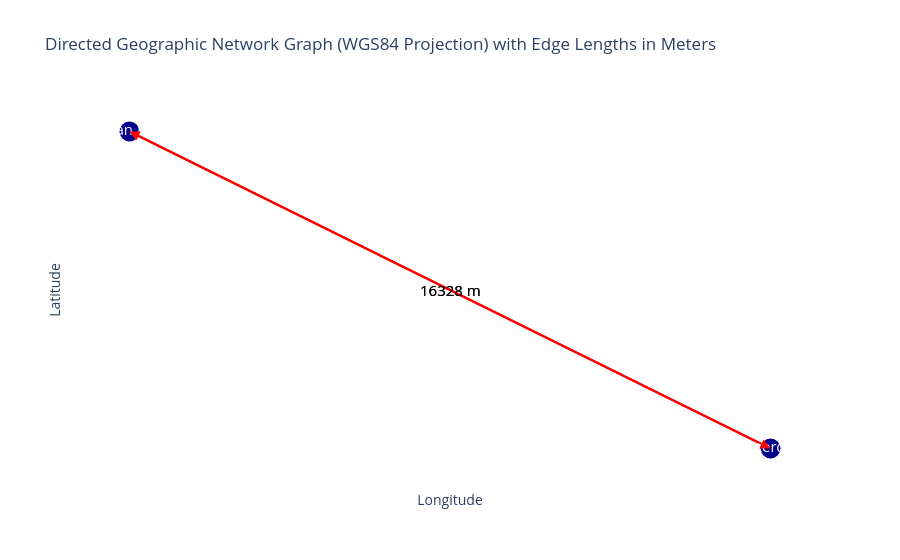

The notebook cell saved with this chart:
### Code cell
import networkx as nx
from shapely.geometry import Point

# 1) coordinaten (lon, lat)
coords = {
    "Hoek van Holland": (4.1198809998947, 51.977573995722),
    "Rotterdam": (4.3125309998907, 51.891813995749), #Geulhaven Radarpost 10
}

# 2) graph
FG = nx.DiGraph()

# 3) nodes
for name, (lon, lat) in coords.items():
    FG.add_node(name, geometry=Point(lon, lat))

# 4) edges (gericht) - bijvoorbeeld beide richtingen
edge_length = opentnsim.graph.calculate_distance(Point(coords['Hoek van Holland']),Point(coords['Rotterdam']))
edge_geometry_in = LineString([Point(coords['Hoek van Holland']),Point(coords['Rotterdam'])])
edge_geometry_out = LineString([Point(coords['Rotterdam']),Point(coords['Hoek van Holland'])])

FG.add_edge("Hoek van Holland", "Rotterdam", weight=1, geometry = edge_geometry_in, length_m= edge_length)
FG.add_edge("Rotterdam", "Hoek van Holland", weight=1, geometry = edge_geometry_out, length_m= edge_length)

#Geulhaven Radarpost 10
# 5) plotkan h
opentnsim.graph.plot_graph(FG)

### Figure 1 — Plotly figure (JSON) as saved in the notebook; plotly's stock layout.template omitted (floating-point values rounded to 4 significant figures)
{"data": [{"hoverinfo": "none", "line": {"color": "red", "width": 2}, "mode": "lines", "type": "scatter", "x": [4.12, 4.313], "y": [51.98, 51.89]}, {"hoverinfo": "none", "line": {"color": "red", "width": 2}, "mode": "lines", "type": "scatter", "x": [4.313, 4.12], "y": [51.89, 51.98]}, {"hoverinfo": "text", "marker": {"color": "darkblue", "size": 20}, "mode": "markers+text", "text": ["Hoek van Holland", "Rotterdam"], "textfont": {"color": "white", "size": 15}, "textposition": "middle center", "type": "scatter", "x": [4.12, 4.313], "y": [51.98, 51.89]}], "layout": {"annotations": [{"arrowcolor": "red", "arrowhead": 2, "arrowsize": 2, "arrowwidth": 1, "ax": 4.12, "axref": "x", "ay": 51.98, "ayref": "y", "showarrow": true, "x": 4.313, "xref": "x", "y": 51.89, "yref": "y"}, {"arrowcolor": "red", "arrowhead": 2, "arrowsize": 2, "arrowwidth": 1, "ax": 4.313, "axref": "x", "ay": 51.89, "ayref": "y", "showarrow": true, "x": 4.12, "xref": "x", "y": 51.98, "yref": "y"}, {"font": {"color": "black", "size": 15}, "showarrow": false, "text": "16328 m", "x": 4.216, "y": 51.93}, {"font": {"color": "black", "size": 15}, "showarrow": false, "text": "16328 m", "x": 4.216, "y": 51.93}], "plot_bgcolor": "white", "showlegend": false, "title": {"text": "Directed Geographic Network Graph (WGS84 Projection) with Edge Lengths in Meters"}, "xaxis": {"showgrid": false, "showticklabels": false, "title": {"text": "Longitude"}, "zeroline": false}, "yaxis": {"showgrid": false, "showticklabels": false, "title": {"text": "Latitude"}, "zeroline": false}}}
